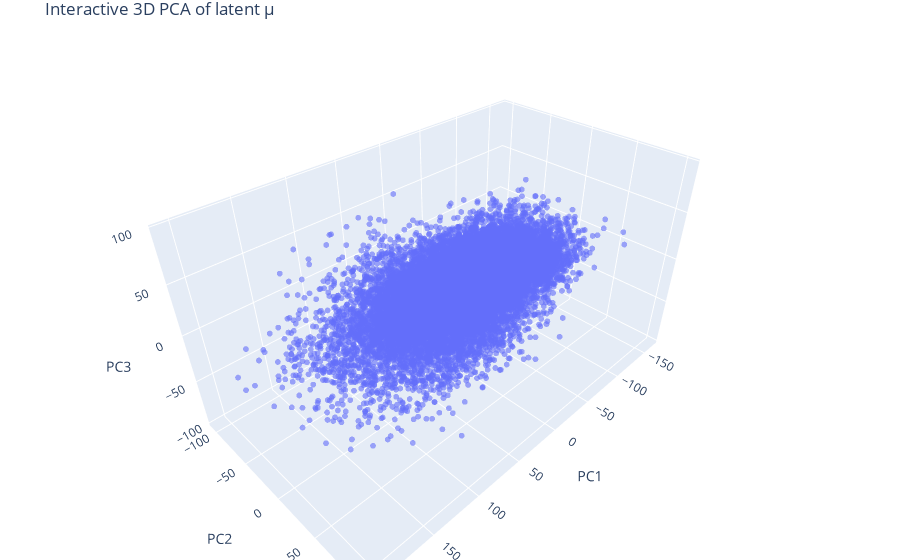

This figure's notebook cell:
### Code cell
plot_pca_3d_interactive(mu)

### Figure 1 — Plotly figure (JSON) as saved in the notebook; plotly's stock layout.template omitted (floating-point values rounded to 4 significant figures; data arrays with more than 128 entries replaced by an {"elided": "..."} marker saying what was removed)
{"data": [{"marker": {"opacity": 0.6, "size": 2}, "mode": "markers", "type": "scatter3d", "x": {"elided": "19867 float values"}, "y": {"elided": "19867 float values"}, "z": {"elided": "19867 float values"}}], "layout": {"margin": {"b": 0, "l": 0, "r": 0, "t": 30}, "scene": {"xaxis": {"title": {"text": "PC1"}}, "yaxis": {"title": {"text": "PC2"}}, "zaxis": {"title": {"text": "PC3"}}}, "title": {"text": "Interactive 3D PCA of latent μ"}}}
